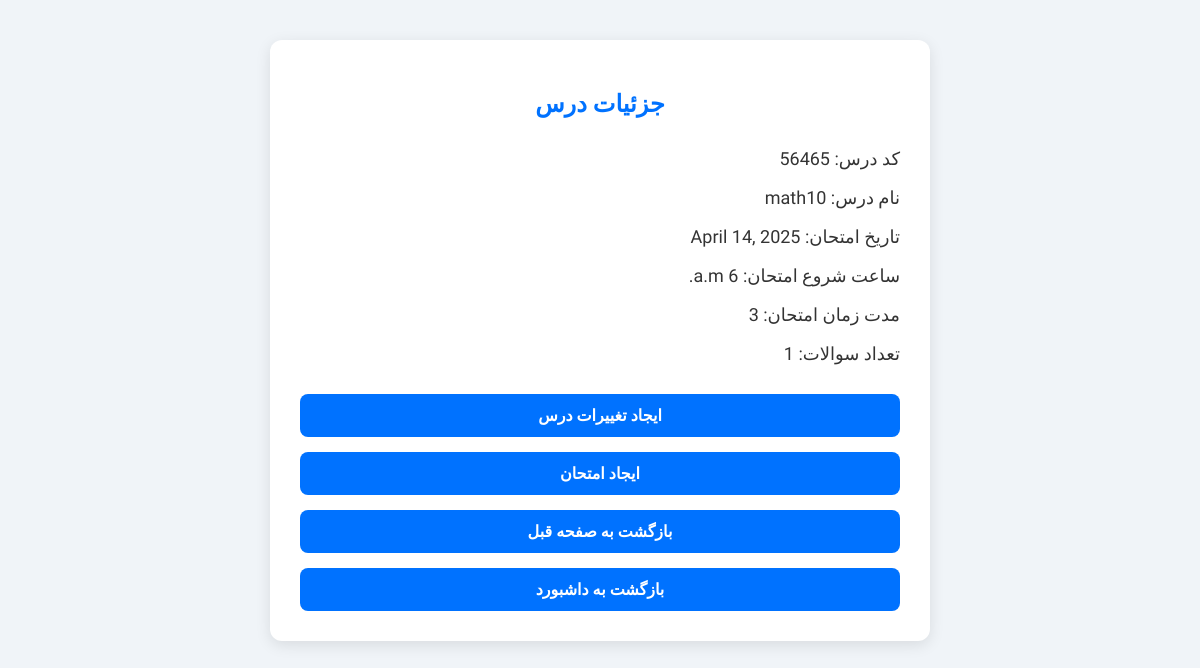
Screenshot of /detaillesson/math10/ with the database file from the repository.
### student/models.py (models this page shows, shortened)
class Lesson(models.Model):
    name = models.CharField(max_length=100)
    lesson_id = models.CharField(max_length=5)
    exam_date = models.DateField()
    exam_time = models.TimeField()
    ex_time = models.CharField(max_length=100,null=True)
    num_q = models.CharField(max_length=10,null=True)

### student/views.py (the view)
# urls.py: path('detaillesson/<str:pk>/',detaillesson,name='detail'),
def detaillesson(request,pk):
    temp = Lesson.objects.get(name = pk)
    if temp:
        context = {'lesson_d':temp}
        return render(request,'detaillesson.html',context)
    else:
        return HttpResponse("dont have this lesson.")

### student/templates/detaillesson.html (shortened to what this page needs)
<!DOCTYPE html>
<html lang="fa" dir="rtl">
<head>
</head>
<body>
  <div class="container">
    <h2>جزئیات درس</h2>
    <p class="info">کد درس: {{ lesson_d.lesson_id }}</p>
    <p class="info">نام درس: {{ lesson_d.name }}</p>
    <p class="info">تاریخ امتحان: {{ lesson_d.exam_date }}</p>
    <p class="info">ساعت شروع امتحان: {{ lesson_d.exam_time }}</p>
    <p class="info">مدت زمان امتحان:  {{ lesson_d.ex_time }}</p>
    <p class="info">تعداد سوالات: {{ lesson_d.num_q}} </p>
    <div class="buttons">
      <a href="{% url 'edit' lesson_d.name %}">ایجاد تغییرات درس</a>
      <a href="{% url 'makeexam' lesson_d.name %}">ایجاد امتحان</a>
      <a href="{% url 'leessontea' %}">بازگشت به صفحه قبل</a>
      <a href="{% url 'main' %}">بازگشت به داشبورد</a>
    </div>
  </div>
</body>
</html>

### student/templates/detaillesson.html (style rules this page uses)
body { font-family: 'Vazirmatn', sans-serif; background: #f0f4f8; margin: 0; padding: 40px 20px; color: #333; }
.container { max-width: 600px; margin: 0 auto; background: #fff; padding: 30px; border-radius: 12px; box-shadow: 0 4px 15px rgba(0, 0, 0, 0.1); text-align: right; }
h2 { color: #0072ff; text-align: center; margin-bottom: 30px; }
.info { font-size: 18px; margin-bottom: 15px; }
.buttons { display: flex; flex-direction: column; gap: 15px; margin-top: 30px; }
.buttons a { background-color: #0072ff; color: white; text-align: center; padding: 12px; border-radius: 8px; text-decoration: none; font-weight: bold; transition: background 0.3s; }

### rows the page displays
Lesson: lesson_id "56465", name "math10", exam_date "April 14, 2025", exam_time "6 a.m.", ex_time "3", num_q "1"
